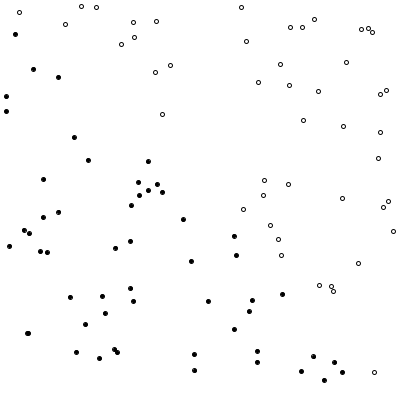
Frame 1 (no input)
Frame 2 (the mouse pressed at the canvas centre, redrawn once): identical to frame 1, image omitted

The Processing sketch that drew this single still picture (run headless with seeded random() and noise(); the mouse was pressed at the canvas centre and the sketch redrawn once):

// Processing sketch: perceptron
// ── perceptron.pde


float LEARN_RATE = 0.01;
Perceptron brain;

void setup() {
  size(400, 400);
  brain = new Perceptron();
  //frameRate(2);

  initPoints();
  noLoop();
}

void iterateTraining() {
  for (Point p : points) {

    brain.train(p.inputs, p.label);
    if (brain.lastGuess == p.label) {
      fill(0, 255, 0);
    } else {
      fill(255, 0, 0);
    }
    ellipse(p.x, p.y, 8, 8);
  }
}

void draw() {

  //println(frameCount + " " + brain.totalError);
  //printArray(brain.weights);
  //println("");

  background(255);
  brain.totalError = 0;
  noStroke();


  drawPoints();


  //if (frameCount % 20 == 0 ) {

  //}
}
// ── Perceptronclass.pde
class Perceptron {
  float[] weights = new float[2];
  float totalError = 0;
  int lastGuess = 0;
  
  ///--------------------Constructor----------------------
  Perceptron() {
    //init weights
    for (int i = 0; i < weights.length; i += 1) {
      weights[i] = random(-1,1);
    }
    
    //
  }
  
  
  int guess(float[] inputs) {
    float sum = 0;
    for (int i = 0; i < weights.length; i += 1) {
      sum += inputs[i] * weights[i];
    }
    
    lastGuess = sign(sum);
    return lastGuess;
    
  }
  //activation function
  int sign(float s) {
    if (s >= 0) {
      return 1;
    } else {
      return -1;
    }
  }
  
  

  void train(float[] inputs, int target) {
    int g = guess(inputs);
    //println("in: (" + inputs[0] + "," + inputs[1] + ")\t=\t" + target + "\tg = " + g);
    float error =  target - g;
    totalError += error;
    for (int i = 0; i < weights.length; i += 1) {
      weights[i] += inputs[i] * error * LEARN_RATE;
    }
    
  }
}
// ── Training.pde
ArrayList<Point> points = new ArrayList<Point>();


class Point {
  float[] inputs = new float[2];
  float x, y;
  int label;


  Point() {
    x = random(width);
    y = random(height);
    if (x > y) {
      label = 1;
    } else {
      label = -1;
    }
    inputs[0] = x;
    inputs[1] = y;
  }
  
  void draw() {
    stroke(0);
    if (label == 1) {
      fill(255);
      
    } else {
      fill(0);
    }
    
    ellipse(x,y,4,4);
  }
}

void initPoints() {
  for (int i = 0; i < 100; i += 1) {
    points.add(new Point());
  }
}

void drawPoints() {
  for (Point p : points) {
    p.draw();
  }
}
